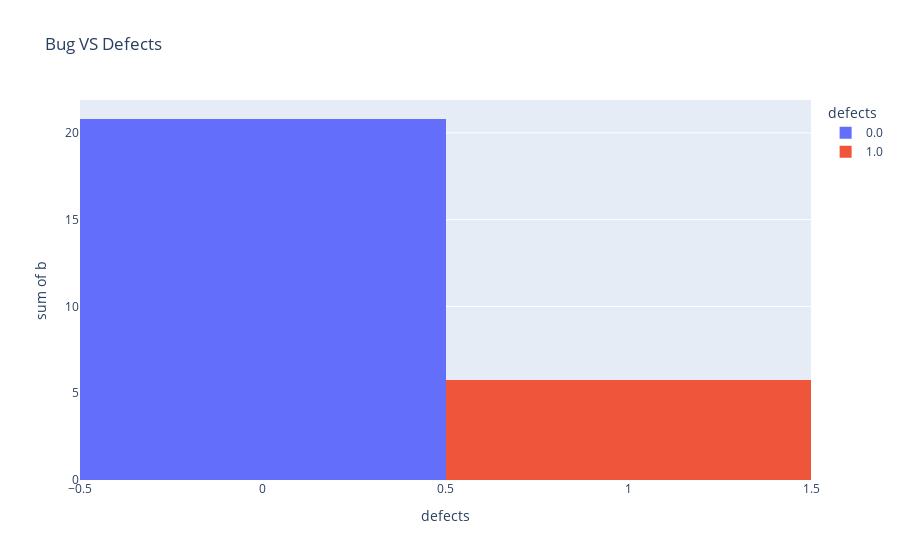

Notebook source saved alongside this figure:
### Markdown cell above
Here we can see that how line count of code distributed with respect to Defects

### Code cell
fig = plty.histogram(df, x="defects", y="b", color="defects",title="Bug VS Defects")
fig.show()

### Figure 1 — Plotly figure (JSON) as saved in the notebook; plotly's stock layout.template omitted (floating-point values rounded to 4 significant figures; data arrays with more than 128 entries replaced by an {"elided": "..."} marker saying what was removed)
{"data": [{"alignmentgroup": "True", "bingroup": "x", "histfunc": "sum", "hovertemplate": "defects=%{x}<br>sum of b=%{y}<extra></extra>", "legendgroup": "0.0", "marker": {"color": "#636efa", "pattern": {"shape": ""}}, "name": "0.0", "offsetgroup": "0.0", "orientation": "v", "showlegend": true, "type": "histogram", "x": {"elided": "449 int values"}, "xaxis": "x", "y": {"elided": "449 float values"}, "yaxis": "y"}, {"alignmentgroup": "True", "bingroup": "x", "histfunc": "sum", "hovertemplate": "defects=%{x}<br>sum of b=%{y}<extra></extra>", "legendgroup": "1.0", "marker": {"color": "#EF553B", "pattern": {"shape": ""}}, "name": "1.0", "offsetgroup": "1.0", "orientation": "v", "showlegend": true, "type": "histogram", "x": [1, 1, 1, 1, 1, 1, 1, 1, 1, 1, 1, 1, 1, 1, 1, 1, 1, 1, 1, 1, 1, 1, 1, 1, 1, 1, 1, 1, 1, 1, 1, 1, 1, 1, 1, 1, 1, 1, 1, 1, 1, 1, 1, 1, 1, 1, 1, 1, 1], "xaxis": "x", "y": [0.1751, 0.04904, 0.03678, 0.07356, 0.02277, 0.05779, 0.3643, 0.1016, 0.2925, 0.5342, 0.008757, 0.008757, 0.2452, 0.03327, 0.2189, 0.04378, 0.296, 0.7443, 0.2224, 0.2504, 0.0718, 0.07706, 0.07881, 0.0613, 0.04904, 0.008757, 0.1156, 0.03327, 0.02627, 0.1349, 0.03327, 0.1524, 0.03853, 0.1331, 0.03327, 0.1961, 0.007005, 0.02627, 0.01751, 0.02627, 0.01926, 0.005254, 0.05604, 0.2434, 0.09107, 0.03503, 0.1839, 0.008757, 0.03327], "yaxis": "y"}], "layout": {"barmode": "relative", "legend": {"title": {"text": "defects"}, "tracegroupgap": 0}, "title": {"text": "Bug VS Defects"}, "xaxis": {"anchor": "y", "categoryarray": [0, 1], "categoryorder": "array", "domain": [0, 1], "title": {"text": "defects"}}, "yaxis": {"anchor": "x", "domain": [0, 1], "title": {"text": "sum of b"}}}}
